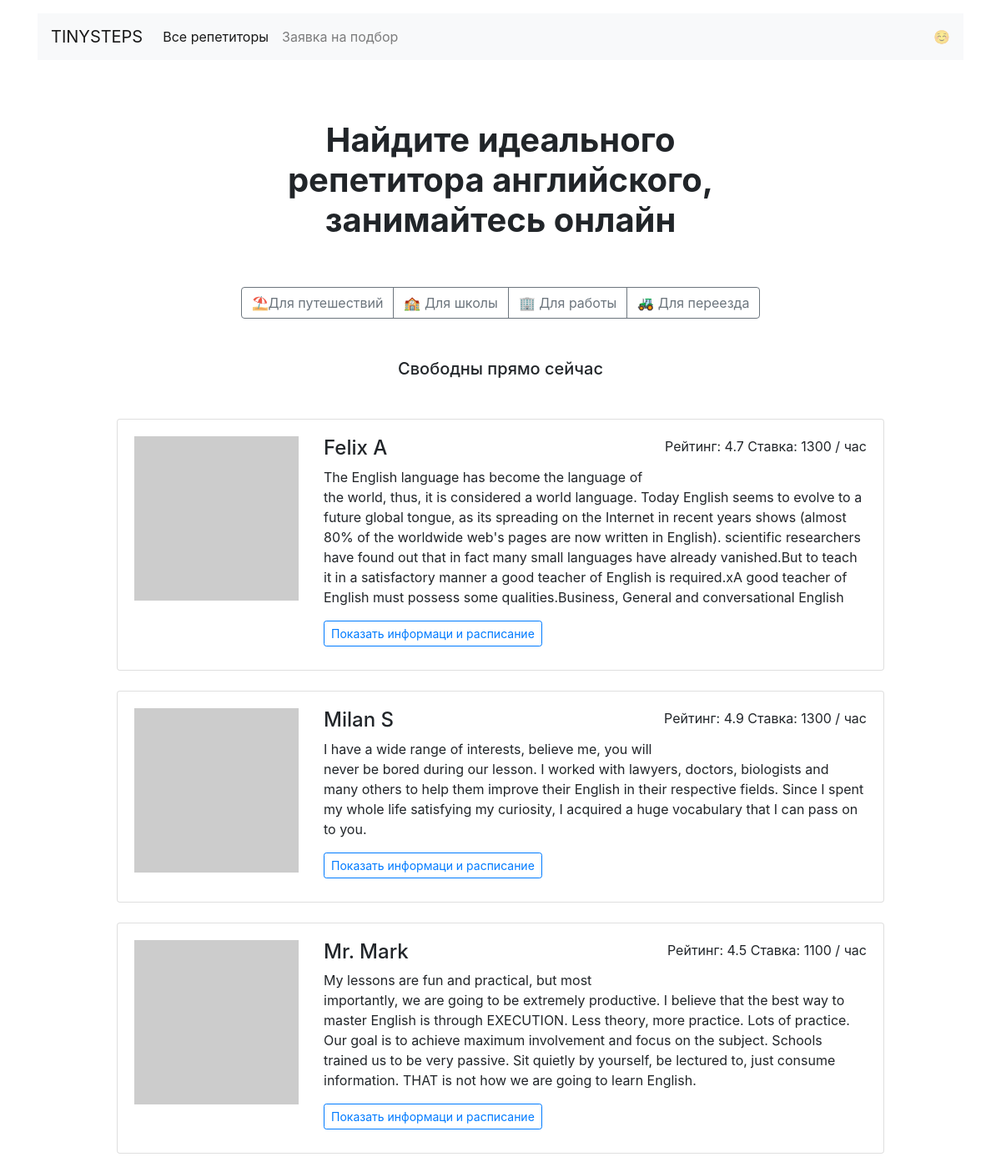
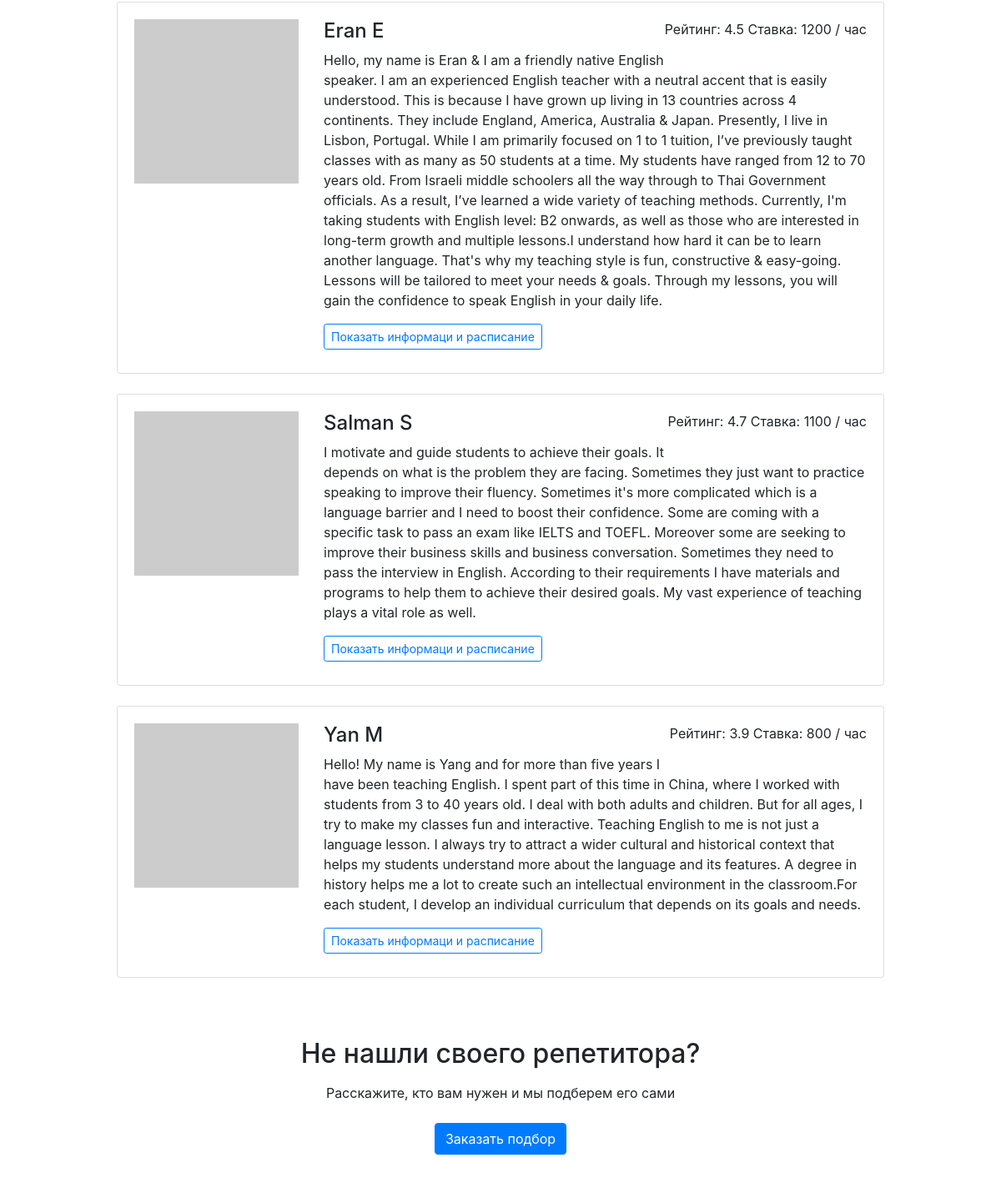
The page / on the database its author committed (2 pictures, top to bottom).
### teachers_agg/models.py (models this page shows)
class Teacher(db.Model):
    __tablename__ = 'teachers'
    id = db.Column(db.Integer, primary_key=True)
    name = db.Column(db.String, nullable=False, unique=True)
    about = db.Column(db.String, nullable=False)
    rating = db.Column(db.Float, nullable=False)
    picture_src = db.Column(db.String, nullable=False)
    price = db.Column(db.Integer, nullable=False)
    free = db.Column(db.String, nullable=False)
    goal = db.Column(db.String, nullable=False)
    booking = db.relationship('Booking', back_populates='teacher')
    goals = db.relationship('Goal', secondary='teachers_goals', back_populates='teachers')

### teachers_agg/views.py (the view)
@app.route("/")
def main():
    random_profiles = Teacher.query.order_by(func.random()).limit(6).all()
    return render_template("index.html", random_profiles=random_profiles)

### teachers_agg/templates/index.html
{% extends 'base.html' %}
{% block content %}
  <main class="container mt-3 mb-5">
    <section>
    <h1 class="h1 text-center mx-auto mt-4 py-5"><strong>Найдите идеального <br>репетитора английского, <br>занимайтесь онлайн</strong></h1>
    <div class="text-center mb-5">
      <div class="btn-group mx-auto mb-0" role="group" aria-label="Basic example">
        <a href="{{ url_for('get_goal', goal='travel') }}" class="btn btn-outline-secondary">⛱Для путешествий</a>
        <a href="{{ url_for('get_goal', goal='study') }}" class="btn btn-outline-secondary">🏫 Для школы</a>
        <a href="{{ url_for('get_goal', goal='work') }}" class="btn btn-outline-secondary">🏢 Для работы</a>
        <a href="{{ url_for('get_goal', goal='relocate') }}" class="btn btn-outline-secondary">🚜 Для переезда</a>
      </div>
    </div>
    <h2 class="h5 text-center mb-5">Свободны прямо сейчас</h2>
    <div class="row">
      <div class="col-12 col-lg-10 offset-lg-1 m-auto">
        {% for teacher in random_profiles %}
        <div class="card mb-4">
          <div class="card-body">
            <div class="row">
              <div class="col-3"><img src="{{ teacher.picture_src }}" class="img-fluid" alt=""></div>
              <div class="col-9">
                <p class="float-right">Рейтинг: {{ teacher.rating }} Ставка: {{ teacher.price }} / час</p>
                <h2 class="h4">{{ teacher.name }}</h2>
                <p>{{ teacher.about }}</p>
                <a href="{{ url_for('profile', id=teacher.id) }}" class="btn btn-outline-primary btn-sm mr-3 mb-2">Показать информаци и расписание</a>
              </div>
            </div>
          </div>
        </div>
        {% endfor %}
      </div>
    </div>
    <h2 class="text-center mt-5 mb-3">Не нашли своего репетитора?</h2>
    <p class="text-center mb-4">Расскажите, кто вам нужен и мы подберем его сами</p>
    <div class="text-center pb-5">
        <a href="{{ url_for('request_select') }}" class="btn btn-primary">Заказать подбор</a>
    </div>
  </main>
{% endblock %}

### teachers_agg/templates/base.html (shortened to what this page needs)
<!DOCTYPE html>
<html lang="ru">
<head>
  <link rel="stylesheet" href="https://stackpath.bootstrapcdn.com/bootstrap/4.3.1/css/bootstrap.min.css">
</head>
<body>
  <header class="container mt-3">
    <nav class="navbar navbar-expand-lg navbar-light bg-light">
      <a class="navbar-brand" href="/">TINYSTEPS</a>
      <div class="collapse navbar-collapse" id="navbarNav">
        <ul class="navbar-nav">
          <li class="nav-item active">
            <a class="nav-link" href="#">Все репетиторы</a>
          </li>
          <li class="nav-item">
            <a class="nav-link" href="{{ url_for('request_select') }}">Заявка на подбор</a>
          </li>
        </ul>
      </div>
      <span class="navbar-text d-sm-none d-lg-block">
        ☺️
      </span>
    </nav>
  </header>
    {% block content %}{% endblock %}
</body>
</html>

### rows shown on the page
Teacher: rating "4.7", price "1300", name "Felix A", about "The English language has become the language of the world, thus, it is considered a world language. Today English seems to evolve to a future global tongue, as its spreading on the Internet in recent years shows (almost 80% of the worldwide web's pages are now written in English). scientific researchers have found out that in fact many small languages have already vanished.But to teach it in a satisfactory manner a good teacher of English is required.xA good teacher of English must possess some qualities.Business, General and conversational English"
Teacher: rating "4.9", price "1300", name "Milan S", about "I have a wide range of interests, believe me, you will never be bored during our lesson. I worked with lawyers, doctors, biologists and many others to help them improve their English in their respective fields. Since I spent my whole life satisfying my curiosity, I acquired a huge vocabulary that I can pass on to you."
Teacher: rating "4.5", price "1100", name "Mr. Mark", about "My lessons are fun and practical, but most importantly, we are going to be extremely productive. I believe that the best way to master English is through EXECUTION. Less theory, more practice. Lots of practice. Our goal is to achieve maximum involvement and focus on the subject. Schools trained us to be very passive. Sit quietly by yourself, be lectured to, just consume information. THAT is not how we are going to learn English."
Teacher: rating "4.5", price "1200", name "Eran E", about "Hello, my name is Eran & I am a friendly native English speaker. I am an experienced English teacher with a neutral accent that is easily understood. This is because I have grown up living in 13 countries across 4 continents. They include England, America, Australia & Japan. Presently, I live in Lisbon, Portugal. While I am primarily focused on 1 to 1 tuition, I’ve previously taught classes with as many as 50 students at a time. My students have ranged from 12 to 70 years old. From Israeli middle schoolers all the way through to Thai Government officials. As a result, I’ve learned a wide variety of teaching methods. Currently, I'm taking students with English level: B2 onwards, as well as…"
Teacher: rating "4.7", price "1100", name "Salman S", about "I motivate and guide students to achieve their goals. It depends on what is the problem they are facing. Sometimes they just want to practice speaking to improve their fluency. Sometimes it's more complicated which is a language barrier and I need to boost their confidence. Some are coming with a specific task to pass an exam like IELTS and TOEFL. Moreover some are seeking to improve their business skills and business conversation. Sometimes they need to pass the interview in English. According to their requirements I have materials and programs to help them to achieve their desired goals. My vast experience of teaching plays a vital role as well."
Teacher: rating "3.9", price "800", name "Yan M", about "Hello! My name is Yang and for more than five years I have been teaching English. I spent part of this time in China, where I worked with students from 3 to 40 years old. I deal with both adults and children. But for all ages, I try to make my classes fun and interactive. Teaching English to me is not just a language lesson. I always try to attract a wider cultural and historical context that helps my students understand more about the language and its features. A degree in history helps me a lot to create such an intellectual environment in the classroom.For each student, I develop an individual curriculum that depends on its goals and needs."
